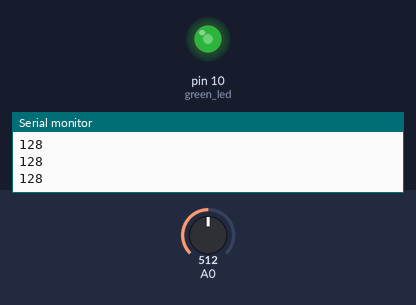
The sketch below on a simulated Arduino Uno, built with avr-gcc and run on an emulated ATmega328P. Parts: output pins drawn as LEDs (lit = HIGH), the last lines printed to the serial monitor. The test bench sets the inputs (shaded band); at power-on: A0 = 512.

Above: at 1.2 s.
1.3 s: A0 set to 306
At 2.2 s:
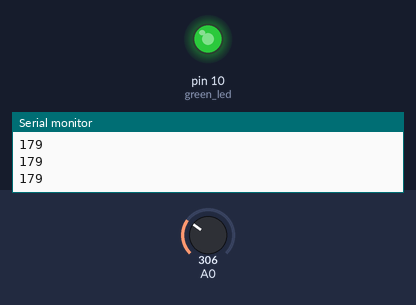
2.8 s: A0 set to 122
At 3.4 s:
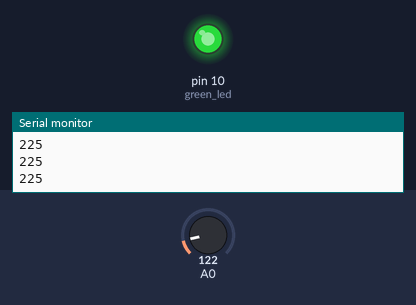
4.3 s: A0 set to 900
At 5.5 s:
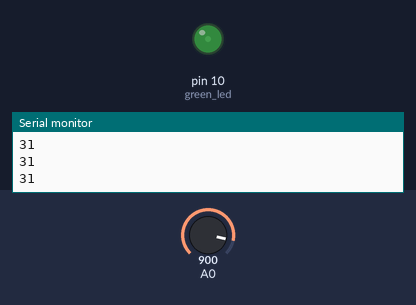
5.8 s: A0 set to 1023
At 6.8 s:
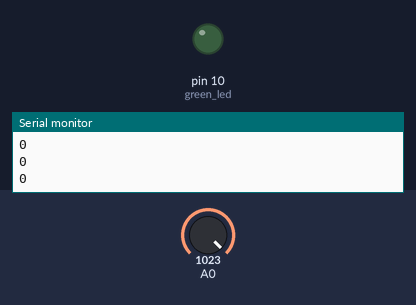
7.3 s: A0 set to 511
At 8.0 s:
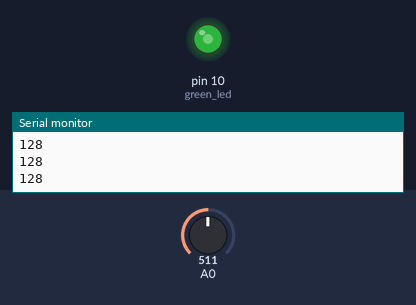
Timing chart, 0 to 9.8 s (numbered marks = the images above; inputs shaded):
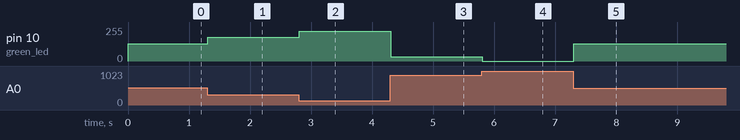

Measured:
- after the input at 1.3 s, pin 10 (green_led): 128/255 → 179/255 at once
- after the input at 2.8 s, pin 10 (green_led): 179/255 → 225/255 at once
- after the input at 4.3 s, pin 10 (green_led): 225/255 → 31/255 at once
- after the input at 5.8 s, pin 10 (green_led): 31/255 → 0/255 at once
- after the input at 7.3 s, pin 10 (green_led): 0/255 → 128/255 at once

The sketch:

potentiometer.ino
```cpp
/* ~Bosse    2023-10-1 */

const int sensorMin = 0;
const int sensorMax = 1023;
const int green_led = 10;


void setup() {
  Serial.begin(9600);
  pinMode(green_led, OUTPUT);
}


void loop() {
  int sensor_reading = analogRead(A0);
  int brightness = map(sensor_reading, sensorMin, sensorMax, 255, 0);
  Serial.println(brightness);
  analogWrite(green_led, brightness);
}
```
